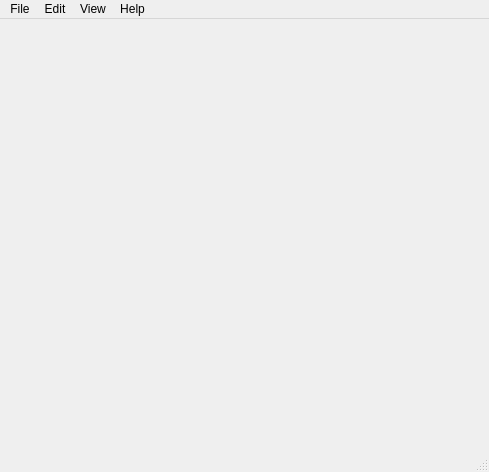
<?xml version="1.0" encoding="UTF-8"?>
<ui version="4.0">
 <class>MainWindow</class>
 <widget class="QMainWindow" name="MainWindow">
  <property name="geometry">
   <rect>
    <x>0</x>
    <y>0</y>
    <width>489</width>
    <height>472</height>
   </rect>
  </property>
  <property name="windowTitle">
   <string>MainWindow</string>
  </property>
  <widget class="QWidget" name="centralwidget">
   <layout class="QVBoxLayout" name="verticalLayout">
    <item>
     <widget class="QWidget" name="widget_tabs" native="true"/>
    </item>
    <item>
     <widget class="WIDGET_controls" name="widget_controls" native="true"/>
    </item>
   </layout>
  </widget>
  <widget class="QMenuBar" name="menubar">
   <property name="geometry">
    <rect>
     <x>0</x>
     <y>0</y>
     <width>489</width>
     <height>22</height>
    </rect>
   </property>
   <widget class="QMenu" name="menuFile">
    <property name="title">
     <string>File</string>
    </property>
    <addaction name="actionExit"/>
   </widget>
   <widget class="QMenu" name="menuEdit">
    <property name="title">
     <string>Edit</string>
    </property>
    <addaction name="actionSettings"/>
   </widget>
   <widget class="QMenu" name="menuView">
    <property name="title">
     <string>View</string>
    </property>
    <addaction name="actionSave_View_Settings"/>
   </widget>
   <widget class="QMenu" name="menuHelp">
    <property name="title">
     <string>Help</string>
    </property>
    <addaction name="actionInfo"/>
   </widget>
   <addaction name="menuFile"/>
   <addaction name="menuEdit"/>
   <addaction name="menuView"/>
   <addaction name="menuHelp"/>
  </widget>
  <widget class="QStatusBar" name="statusbar"/>
  <action name="actionInfo">
   <property name="text">
    <string>Info</string>
   </property>
  </action>
  <action name="actionSettings">
   <property name="text">
    <string>Settings</string>
   </property>
  </action>
  <action name="actionImport">
   <property name="text">
    <string>Import</string>
   </property>
  </action>
  <action name="actionExport">
   <property name="text">
    <string>Export</string>
   </property>
  </action>
  <action name="actionClose_Recording">
   <property name="text">
    <string>Close Recording</string>
   </property>
  </action>
  <action name="actionNew_Recording">
   <property name="text">
    <string>New Recording</string>
   </property>
  </action>
  <action name="actionExit">
   <property name="text">
    <string>Exit</string>
   </property>
  </action>
  <action name="actionSave_Views">
   <property name="text">
    <string>Save Views</string>
   </property>
  </action>
  <action name="actionSave_View_Settings">
   <property name="text">
    <string>Save Views</string>
   </property>
  </action>
 </widget>
 <customwidgets>
  <customwidget>
   <class>WIDGET_controls</class>
   <extends>QWidget</extends>
   <header location="global">widget_controls</header>
   <container>1</container>
  </customwidget>
 </customwidgets>
 <resources/>
 <connections/>
</ui>
